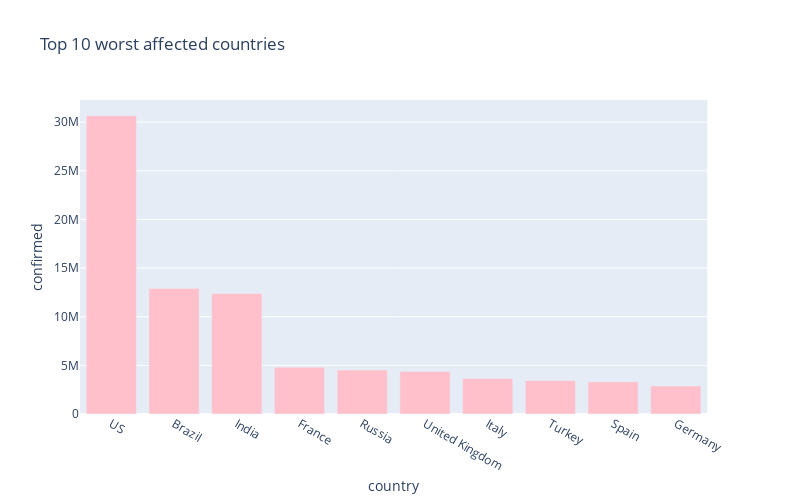

Notebook source saved alongside this figure:
### Code cell
px.bar(
    sorted_country_df.head(10),
    x = "country",
    y = "confirmed",
    title= "Top 10 worst affected countries", # the axis names
    color_discrete_sequence=["pink"], 
    height=500,
    width=800
)

### Figure 1 — Plotly figure (JSON) as saved in the notebook; plotly's stock layout.template omitted (floating-point values rounded to 4 significant figures)
{"data": [{"alignmentgroup": "True", "hoverlabel": {"namelength": 0}, "hovertemplate": "country=%{x}<br>confirmed=%{y}", "legendgroup": "", "marker": {"color": "pink"}, "name": "", "offsetgroup": "", "orientation": "v", "showlegend": false, "textposition": "auto", "type": "bar", "x": ["US", "Brazil", "India", "France", "Russia", "United Kingdom", "Italy", "Turkey", "Spain", "Germany"], "xaxis": "x", "y": [30662900, 12910082, 12392260, 4802545, 4520879, 4371393, 3650247, 3445052, 3300965, 2885855], "yaxis": "y"}], "layout": {"barmode": "relative", "height": 500, "legend": {"tracegroupgap": 0}, "title": {"text": "Top 10 worst affected countries"}, "width": 800, "xaxis": {"anchor": "y", "domain": [0, 0.98], "title": {"text": "country"}}, "yaxis": {"anchor": "x", "domain": [0, 1], "title": {"text": "confirmed"}}}}
